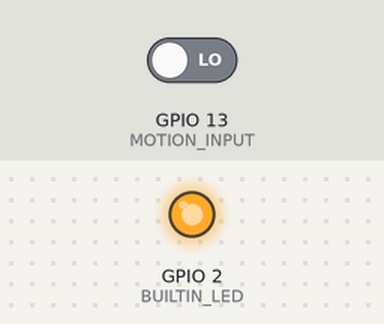
The sketch below on a simulated ESP32. On the bench: output pins drawn as LEDs (lit = HIGH). Inputs (shaded band) come from the test bench; at power-on: GPIO 13 (MOTION_INPUT) LOW. WiFi joins after 1.5 s; servers stay silent unless stated; random numbers use the default seed unless the sketch sets one; no MQTT or app messages arrive unless stated; what the sketch prints to the serial monitor is not drawn.

Above: at 2.7 s.
2.8 s: GPIO 13 (MOTION_INPUT) driven HIGH
At 4.1 s:
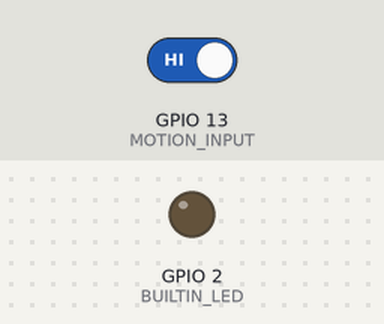
Timing chart, 0 to 5.8 s (numbered marks = the images above; inputs shaded):
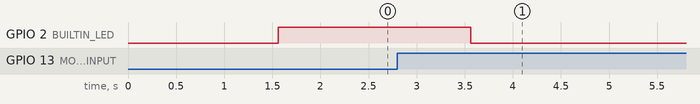

The sketch:

read_dht_motion.ino
```cpp
#include <WiFi.h>
#include <PubSubClient.h>
#include <Wire.h>
#include "DHT.h"

#define DHTTYPE DHT22
//#define DHTTYPE DHT11

#define BUILTIN_LED 2
#define MOTION_INPUT 13

uint8_t DHTPin = 15; // GPIO Number
DHT dht(DHTPin, DHTTYPE);

float temperature;
float humidity;

// WiFi
const char *ssid = "xxxxxx"; // Enter your WiFi name
const char *password = "yyyyyy";  // Enter WiFi password

// MQTT Broker
const char *mqtt_server = "192.168.1.226";
const char *mqtt_username = "mqttclient";
const char *mqtt_password = "mqttclient";

WiFiClient espClient;
PubSubClient client(espClient);

#define MSG_BUFFER_SIZE  (50)
char msg[MSG_BUFFER_SIZE];

long lastMsg = 0;

void setup_wifi() {
  delay(10);
  // start by connecting to a WiFi network
  Serial.println();
  Serial.print("Connecting to ");
  Serial.println(ssid);

  WiFi.mode(WIFI_STA);
  WiFi.begin(ssid, password);

  while (WiFi.status() != WL_CONNECTED) {
    delay(500);
    Serial.print(".");
  }

  randomSeed(micros());

  Serial.println("");
  Serial.println("WiFi connected");
  Serial.print("IP address: ");
  Serial.println(WiFi.localIP());
}

void callback(char* topic, byte* payload, unsigned int length) {
  Serial.print("Message arrived [");
  Serial.print(topic);
  Serial.print("] ");
  for (int i = 0; i < length; i++) {
    Serial.print((char)payload[i]);
  }
  Serial.println();

  // Switch on the LED if an 1 was received as first character
  if ((char)payload[0] == '1') {
    //digitalWrite(BUILTIN_LED, LOW);   // Turn the LED on (Note that LOW is the voltage level
    // but actually the LED is on; this is because
    // it is active low on the ESP-01)
  } else {
    // digitalWrite(BUILTIN_LED, HIGH);  // Turn the LED off by making the voltage HIGH
  }
}

void reconnect() {
  // Loop until we're reconnected
  while (!client.connected()) {
    Serial.print("Attempting MQTT connection...");
    // Create a random client ID
    String clientId = "ESP8266Client-";
    clientId += String(random(0xffff), HEX);
    client.setKeepAlive(350);
    // Attempt to connect
    if (client.connect(clientId.c_str(), mqtt_username, mqtt_password)) {
      Serial.println("connected");
      // Once connected, publish an announcement...
      // client.publish("outTopic", "hello world");
      // ... and resubscribe
      client.subscribe("inTopic");
      digitalWrite(BUILTIN_LED, HIGH); // on
      delay(2000);
      digitalWrite(BUILTIN_LED, LOW);
    } else {
      Serial.print("failed, rc=");
      Serial.print(client.state());
      Serial.println(" try again in 5 seconds");
      // Wait 5 seconds before retrying
      delay(5000);
    }
  }
}

void setup() {
  pinMode(MOTION_INPUT, INPUT);
  pinMode(BUILTIN_LED, OUTPUT); // Initialize the BUILTIN_LED pin as an output
  pinMode(DHTPin, INPUT);
  Serial.begin(115200);
  digitalWrite(BUILTIN_LED, LOW); // off led
  dht.begin();
  setup_wifi();
  client.setServer(mqtt_server, 1883);
  client.setCallback(callback);
}

void loop() {
  if (!client.connected()) {
    reconnect();
  }
  client.loop();

  int motion_val = digitalRead(MOTION_INPUT);
  if (motion_val == HIGH){
     Serial.println("Motion detected.");
     client.publish("living_room/motion_sensor", "{\"state\":\"ON\"}", true);
     delay(8000);
  }

  long now = millis();
  if (now - lastMsg > 60000){
    lastMsg = now;

    humidity = dht.readHumidity();
    temperature = dht.readTemperature();

    // Check if any reads failed and exit early (to try again).
    if (isnan(humidity) || isnan(temperature)) {
      Serial.println("Failed to read from DHT sensor!");
      return;
    }

    snprintf (msg, MSG_BUFFER_SIZE, "{\"temperature\":%0.1f,\"humidity\":%0.1f}", temperature, humidity);
    Serial.print("Publish message: ");
    Serial.println(msg);
    //int length = strlen(msg);
    client.publish("living_room/env_sensor", msg, true);

    //digitalWrite(BUILTIN_LED, HIGH); // on
    //delay(50);
    //digitalWrite(BUILTIN_LED, LOW);
    //delay(5000);
  }
}
```
